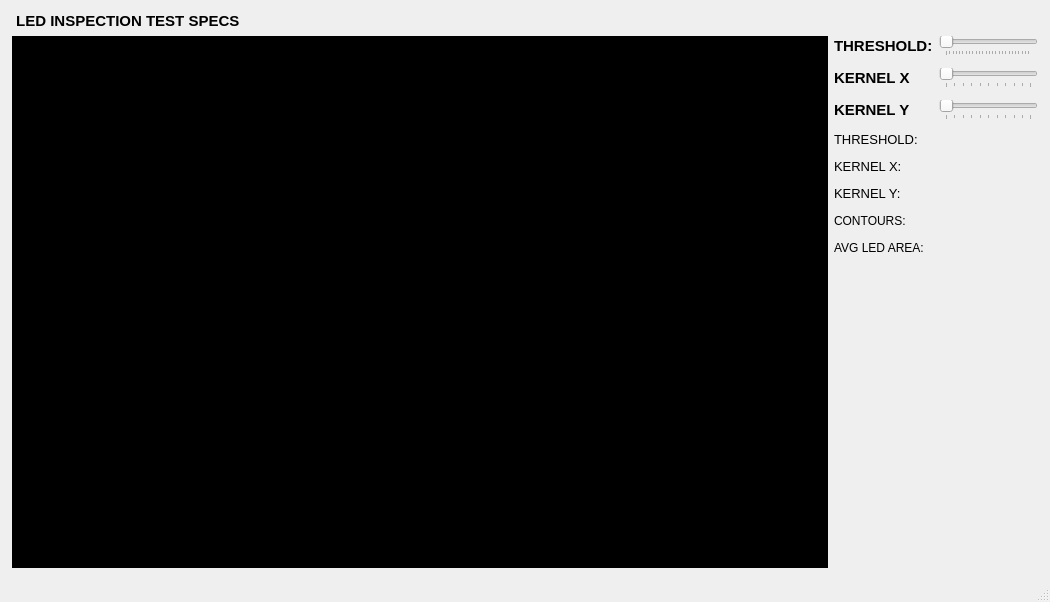
<?xml version="1.0" encoding="UTF-8"?>
<ui version="4.0">
 <class>MainWindow</class>
 <widget class="QMainWindow" name="MainWindow">
  <property name="geometry">
   <rect>
    <x>0</x>
    <y>0</y>
    <width>1050</width>
    <height>602</height>
   </rect>
  </property>
  <property name="windowTitle">
   <string>TEST LED SPEC</string>
  </property>
  <widget class="QWidget" name="centralwidget">
   <layout class="QVBoxLayout" name="verticalLayout_2">
    <property name="leftMargin">
     <number>12</number>
    </property>
    <property name="topMargin">
     <number>12</number>
    </property>
    <property name="rightMargin">
     <number>12</number>
    </property>
    <property name="bottomMargin">
     <number>12</number>
    </property>
    <item>
     <layout class="QVBoxLayout" name="verticalLayout" stretch="0,1">
      <item>
       <widget class="QLabel" name="label">
        <property name="font">
         <font>
          <pointsize>11</pointsize>
          <weight>75</weight>
          <bold>true</bold>
         </font>
        </property>
        <property name="text">
         <string> LED INSPECTION TEST SPECS</string>
        </property>
       </widget>
      </item>
      <item>
       <layout class="QHBoxLayout" name="horizontalLayout" stretch="4,1">
        <item>
         <layout class="QHBoxLayout" name="horizontalLayout_2">
          <item>
           <widget class="QLabel" name="label_2">
            <property name="styleSheet">
             <string notr="true">background-color: rgb(0, 0, 0);</string>
            </property>
            <property name="text">
             <string/>
            </property>
            <property name="scaledContents">
             <bool>true</bool>
            </property>
           </widget>
          </item>
         </layout>
        </item>
        <item>
         <layout class="QFormLayout" name="formLayout">
          <property name="verticalSpacing">
           <number>12</number>
          </property>
          <item row="0" column="0">
           <widget class="QLabel" name="label_3">
            <property name="font">
             <font>
              <pointsize>11</pointsize>
              <weight>75</weight>
              <bold>true</bold>
             </font>
            </property>
            <property name="text">
             <string>THRESHOLD:</string>
            </property>
           </widget>
          </item>
          <item row="0" column="1">
           <widget class="QSlider" name="horizontalSlider">
            <property name="font">
             <font>
              <pointsize>11</pointsize>
              <weight>75</weight>
              <bold>true</bold>
             </font>
            </property>
            <property name="maximum">
             <number>255</number>
            </property>
            <property name="value">
             <number>0</number>
            </property>
            <property name="orientation">
             <enum>Qt::Horizontal</enum>
            </property>
            <property name="tickPosition">
             <enum>QSlider::TicksBelow</enum>
            </property>
           </widget>
          </item>
          <item row="1" column="0">
           <widget class="QLabel" name="label_4">
            <property name="font">
             <font>
              <pointsize>11</pointsize>
              <weight>75</weight>
              <bold>true</bold>
             </font>
            </property>
            <property name="text">
             <string>KERNEL X</string>
            </property>
           </widget>
          </item>
          <item row="2" column="0">
           <widget class="QLabel" name="label_5">
            <property name="font">
             <font>
              <pointsize>11</pointsize>
              <weight>75</weight>
              <bold>true</bold>
             </font>
            </property>
            <property name="text">
             <string>KERNEL Y</string>
            </property>
           </widget>
          </item>
          <item row="2" column="1">
           <widget class="QSlider" name="horizontalSlider_3">
            <property name="font">
             <font>
              <pointsize>11</pointsize>
              <weight>75</weight>
              <bold>true</bold>
             </font>
            </property>
            <property name="minimum">
             <number>1</number>
            </property>
            <property name="maximum">
             <number>100</number>
            </property>
            <property name="value">
             <number>1</number>
            </property>
            <property name="orientation">
             <enum>Qt::Horizontal</enum>
            </property>
            <property name="tickPosition">
             <enum>QSlider::TicksBelow</enum>
            </property>
           </widget>
          </item>
          <item row="3" column="0">
           <widget class="QLabel" name="label_6">
            <property name="font">
             <font>
              <pointsize>10</pointsize>
             </font>
            </property>
            <property name="text">
             <string>THRESHOLD:</string>
            </property>
           </widget>
          </item>
          <item row="3" column="1">
           <widget class="QLabel" name="label_7">
            <property name="font">
             <font>
              <pointsize>10</pointsize>
              <weight>75</weight>
              <bold>true</bold>
             </font>
            </property>
            <property name="text">
             <string/>
            </property>
           </widget>
          </item>
          <item row="4" column="0">
           <widget class="QLabel" name="label_8">
            <property name="font">
             <font>
              <pointsize>10</pointsize>
             </font>
            </property>
            <property name="text">
             <string>KERNEL X:</string>
            </property>
           </widget>
          </item>
          <item row="4" column="1">
           <widget class="QLabel" name="label_9">
            <property name="font">
             <font>
              <pointsize>10</pointsize>
              <weight>75</weight>
              <bold>true</bold>
             </font>
            </property>
            <property name="text">
             <string/>
            </property>
           </widget>
          </item>
          <item row="5" column="0">
           <widget class="QLabel" name="label_10">
            <property name="font">
             <font>
              <pointsize>10</pointsize>
             </font>
            </property>
            <property name="text">
             <string>KERNEL Y:</string>
            </property>
           </widget>
          </item>
          <item row="5" column="1">
           <widget class="QLabel" name="label_11">
            <property name="font">
             <font>
              <pointsize>10</pointsize>
              <weight>75</weight>
              <bold>true</bold>
             </font>
            </property>
            <property name="text">
             <string/>
            </property>
           </widget>
          </item>
          <item row="1" column="1">
           <widget class="QSlider" name="horizontalSlider_2">
            <property name="font">
             <font>
              <pointsize>11</pointsize>
              <weight>75</weight>
              <bold>true</bold>
             </font>
            </property>
            <property name="minimum">
             <number>1</number>
            </property>
            <property name="maximum">
             <number>100</number>
            </property>
            <property name="value">
             <number>1</number>
            </property>
            <property name="orientation">
             <enum>Qt::Horizontal</enum>
            </property>
            <property name="tickPosition">
             <enum>QSlider::TicksBelow</enum>
            </property>
           </widget>
          </item>
          <item row="6" column="0">
           <widget class="QLabel" name="label_12">
            <property name="text">
             <string>CONTOURS: </string>
            </property>
           </widget>
          </item>
          <item row="6" column="1">
           <widget class="QLabel" name="label_13">
            <property name="font">
             <font>
              <pointsize>10</pointsize>
              <weight>75</weight>
              <bold>true</bold>
             </font>
            </property>
            <property name="text">
             <string/>
            </property>
           </widget>
          </item>
          <item row="7" column="0">
           <widget class="QLabel" name="label_14">
            <property name="text">
             <string>AVG LED AREA: </string>
            </property>
           </widget>
          </item>
          <item row="7" column="1">
           <widget class="QLabel" name="label_15">
            <property name="font">
             <font>
              <pointsize>10</pointsize>
              <weight>75</weight>
              <bold>true</bold>
             </font>
            </property>
            <property name="text">
             <string/>
            </property>
           </widget>
          </item>
         </layout>
        </item>
       </layout>
      </item>
     </layout>
    </item>
    <item>
     <layout class="QHBoxLayout" name="horizontalLayout_3"/>
    </item>
   </layout>
  </widget>
  <widget class="QMenuBar" name="menubar">
   <property name="geometry">
    <rect>
     <x>0</x>
     <y>0</y>
     <width>1050</width>
     <height>21</height>
    </rect>
   </property>
  </widget>
  <widget class="QStatusBar" name="statusbar"/>
 </widget>
 <resources/>
 <connections/>
</ui>
